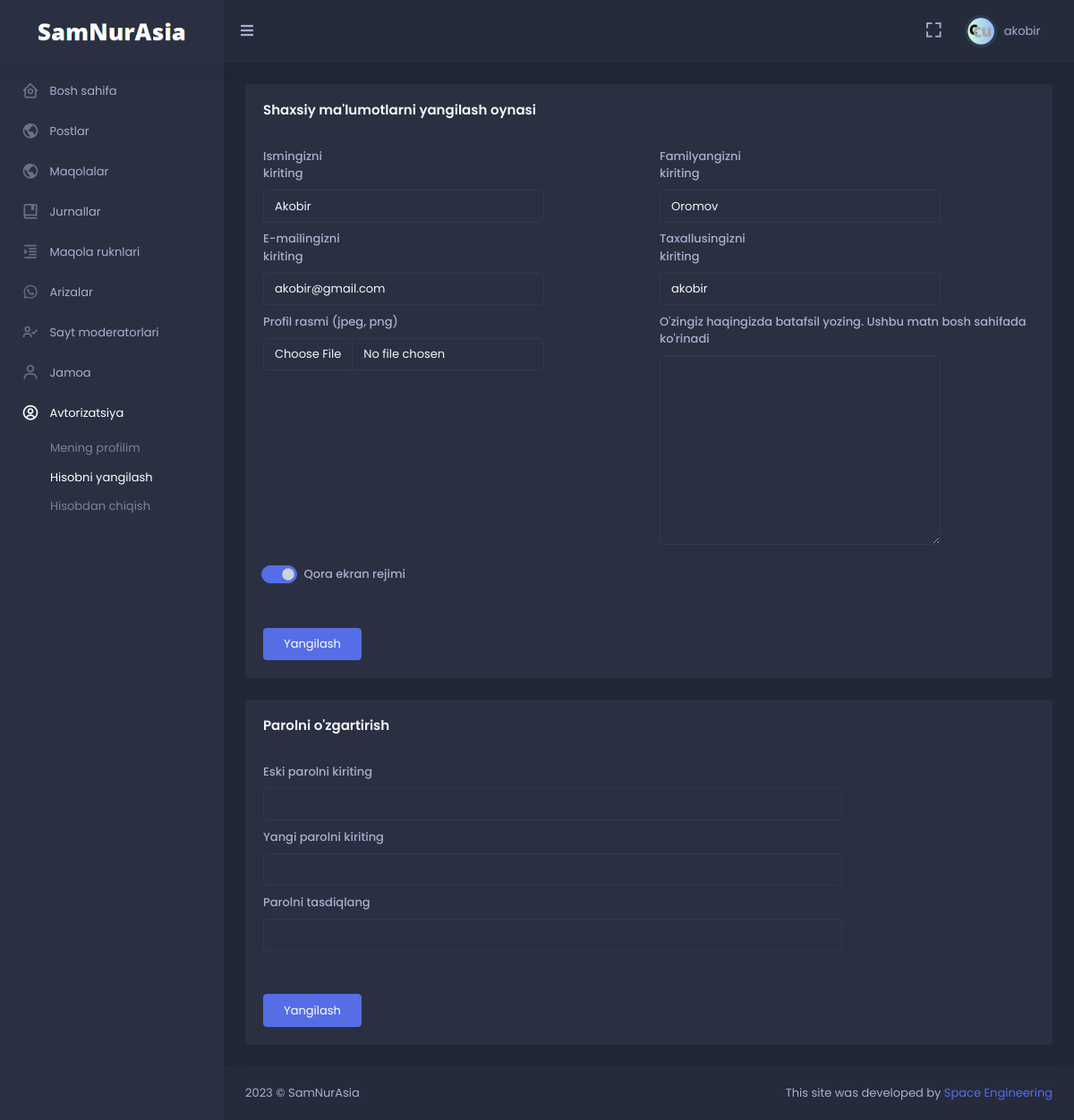
The page /moderator/profile/update (signed in) on the database its author committed.
### moderator/models.py (models this page shows, shortened)
class User(AbstractUser):
    image = models.ImageField(null=True, blank=True, upload_to='images/avatar')
    dark_mode = models.BooleanField(default=False)
    class Meta:
        verbose_name = 'User'
        verbose_name_plural = '1. Userlar'

### moderator/decorator.py (the view)
    def wrapper_func(request, *args, **kwargs):
        if Moderator.get_moderator_or_None(request=request) is not None:
            return func(request, *args, **kwargs)
        else:
            raise Http404()

### moderator/decorator.py (called while the page is built)
def moderator_only(func):
    def wrapper_func(request, *args, **kwargs):
        if Moderator.get_moderator_or_None(request=request) is not None:
            return func(request, *args, **kwargs)
        else:
            raise Http404()
    return wrapper_func

### moderator/models.py (called while the page is built)
    def get_moderator_or_None(request: WSGIRequest):
        if not request.user.is_authenticated:
            return None
        user = request.user
        if not (user.is_active and user.is_staff):
            return None
        try:
            moderator = Moderator.objects.get(user_id=user.pk)
            return moderator
        except:
            return None

### moderator/views.py (called while the page is built, shortened)
@login_required(login_url='login')
@moderator_only
def profile_update(request: WSGIRequest):
    moderator = get_object_or_404(Moderator, user_id=request.user.pk)
    return render(request, 'moderator/profile_update.html', {})

### templates/moderator/profile_update.html (shortened to what this page needs)
{% extends 'moderator/base.html' %}
{% block content %}
<div class="row">
    <div class="col-xl-12">
        <div class="card">
            <div class="card-body">
                <h4 class="card-title mb-4"> Shaxsiy ma'lumotlarni yangilash oynasi </h4>
                <form class="row" method="POST" enctype="multipart/form-data"> {% csrf_token %}
                    <div class="col-md-6">
                        <label for="horizontal-firstname-input" class="col-sm-3 col-form-label">Ismingizni kiriting </label>
                        <div class="col-sm-9">
                          <input name="first_name" type="text" class="form-control" id="horizontal-firstname-input" placeholder="" required value="{{user.first_name}}">
                        </div>
                    </div>
                    <div class="col-md-6">
                        <label for="horizontal-password-input" class="col-sm-3 col-form-label">Familyangizni kiriting</label>
                        <div class="col-sm-9">
                          <input name="last_name" type="text" class="form-control" id="horizontal-last_name-input" placeholder="" required value="{{user.last_name}}">
                        </div>
                    </div>
                    <div class="col-md-6">
                        <label for="horizontal-email-input" class="col-sm-3 col-form-label">E-mailingizni kiriting</label>
                        <div class="col-sm-9">
                            <input name="email" type="email" class="form-control" id="horizontal-email-input" placeholder="" required value="{{user.email}}">
                        </div>
                    </div>
                    <div class="col-md-6">
                        <label for="horizontal-username-input" class="col-sm-3 col-form-label">Taxallusingizni kiriting </label>
                        <div class="col-sm-9">
                          <input name="username" type="text" class="form-control" id="horizontal-username-input" placeholder="" required value="{{user.username}}">
                        </div>
                    </div>
                    <div class="col-md-6">
                        <label for="horizontal-image-input" class="col-sm-3 col-form-label" style="width: 100%;"> Profil rasmi (jpeg, png)  </label>
                        <div class="col-sm-9">
                            <input type="file" class="form-control" id="inputGroupFile02" accept="image/png, image/jpeg" name="image">
                        </div>
                    </div>
                    <div class="col-md-6">
                        <label for="horizontal-description-input" class="col-sm-3 col-form-label" style="width: 100%;"> O'zingiz haqingizda batafsil yozing. Ushbu matn bosh sahifada ko'rinadi </label>
                        <div class="col-sm-9">
                            <textarea name="description" id="description" class="form-control" rows="10"></textarea>
                        </div>
                    </div>
                    <div class="col-10 form-check form-switch form-switch-md" style="padding-top: 20px;left: 10px;">
                        <input class="form-check-input" name="dark_mode" type="checkbox" id="SwitchCheckSizemd" {% if user.dark_mode == True %} checked {% endif %}>
                        <label class="form-check-label" for="SwitchCheckSizemd"> Qora ekran rejimi </label>
                    </div>
                    <div class="col-12">
                        <div class="mt-5">
                            <button type="submit" class="btn btn-primary w-md">Yangilash</button>
                        </div>
                    </div>
                </form>
            </div>
        </div>
    </div>
    <div class="col-xl-12">
        <div class="card">
            <div class="card-body">
                <h4 class="card-title mb-4"> Parolni o'zgartirish </h4>
                <form class="row" method="POST"> {% csrf_token %}
                    <div class="col-12">
                        <label for="old_password" class="col-sm-3 col-form-label"> Eski parolni kiriting </label>
                        <div class="col-sm-9">
                          <input type="text" class="form-control" name="old_password" id="old_password" placeholder="" required>
                        </div>
                    </div>
                    <div class="col-12">
                        <label for="new_password" class="col-sm-3 col-form-label"> Yangi parolni kiriting </label>
                        <div class="col-sm-9">
                          <input type="text" class="form-control" name="new_password" id="new_password" placeholder="" required>
                        </div>
                    </div>
                    <div class="col-12">
                        <label for="new_password_again" class="col-sm-3 col-form-label"> Parolni tasdiqlang </label>
                        <div class="col-sm-9">
                            <input type="text" class="form-control" name="new_password_again" id="new_password_again" placeholder="" required>
                        </div>
                    </div>
                    <div class="col-12">
                        <div class="mt-5">
                            <button type="submit" class="btn btn-primary w-md">Yangilash</button>
                        </div>
                    </div>
                </form>
            </div>
        </div>
    </div>
</div>
{% endblock %}

### templates/moderator/base.html (shortened to what this page needs)
<!doctype html> {% load static %}
<html lang="en">
<head>
    <link href="{% static 'skote/assets/css/bootstrap.min.css' %}" id="bootstrap-style" rel="stylesheet"
        type="text/css" />
    <link href="{% static 'skote/assets/css/icons.min.css' %}" rel="stylesheet" type="text/css" />
    <link href="{% static 'skote/assets/css/app.min.css' %}" id="app-style" rel="stylesheet" type="text/css" />
</head>
{% if user.dark_mode == True %}
<body data-sidebar="dark" data-layout-mode="dark">
    {% else %}
<body data-sidebar="light" data-layout-mode="light">
        {% endif %}
        <div id="layout-wrapper">
            <header id="page-topbar">
                <div class="navbar-header">
                    <div class="d-flex">
                        <div class="navbar-brand-box">
                            <a href="#" class="logo logo-light" style="pointer-events: none;">
                                <span class="logo-lg">
                                    <img src="{% static 'image/dark.png' %}" alt="" height="22">
                                </span>
                            </a>
                        </div>
                        <button type="button" class="btn btn-sm px-3 font-size-16 header-item waves-effect"
                            id="vertical-menu-btn">
                            <i class="fa fa-fw fa-bars"></i>
                        </button>
                    </div>
                    <div class="d-flex">
                        <div class="dropdown d-none d-lg-inline-block ms-1">
                            <button type="button" class="btn header-item noti-icon waves-effect"
                                data-bs-toggle="fullscreen">
                                <i class="bx bx-fullscreen"></i>
                            </button>
                        </div>
                        <div class="dropdown d-inline-block">
                            <button type="button" class="btn header-item waves-effect" id="page-header-user-dropdown"
                                data-bs-toggle="dropdown" aria-haspopup="true" aria-expanded="false">
                                <img class="rounded-circle header-profile-user"
                                    src="{% if user.image %}{{user.image.url}}{% else %}{% static 'skote/assets/images/users/avatar_default.png' %}{% endif %}"
                                    alt="Header Avatar">
                                <span class="d-none d-xl-inline-block ms-1" key="t-henry">{{ user.username }}</span>
                                <i class="mdi mdi-chevron-down d-none d-xl-inline-block"></i>
                            </button>
                        </div>
                    </div>
                </div>
            </header>
            <div class="vertical-menu">
                <div data-simplebar class="h-100">
                    <div id="sidebar-menu">
                        <ul class="metismenu list-unstyled" id="side-menu">
                            <li>
                                <a href="{% url 'dashboard' %}" >
                                    <i class="bx bx-home-circle"></i>
                                    <span key="t-dashboards"> Bosh sahifa </span>
                                </a>
                            </li>
                            <li>
                                <a href="{% url 'all_posts' %}">
                                    <i class="bx bx-world"></i>
                                    <span key="t-dashboards"> Postlar </span>
                                </a>
                            </li>
                            <li>
                                <a href="{% url 'all_article' %}">
                                    <i class="bx bx-world"></i>
                                    <span key="t-dashboards"> Maqolalar </span>
                                </a>
                            </li>
                            <li>
                                <a href="{% url 'journal_all' %}">
                                    <i class="bx bx-book-bookmark"></i>
                                    <span key="t-dashboards"> Jurnallar </span>
                                </a>
                            </li>
                            <li>
                                <a href="{% url 'article_col_all' %}" class="waves-effect">
                                    <i class="bx bx-right-indent"></i>
                                    <span key="t-chat"> Maqola ruknlari </span>
                                </a>
                            </li>
                            <li>
                                <a href="{% url 'petition_all' %}" class="waves-effect">
                                    <i class="bx bxl-whatsapp"></i>
                                    <span key="t-file-manager">Arizalar</span>
                                </a>
                            </li>
                            <li>
                                <a href="{% url 'moderator_all' %}" class="waves-effect">
                                    <i class="bx bx-user-check"></i>
                                    <span key="t-file-manager">Sayt moderatorlari</span>
                                </a>
                            </li>
                            <li>
                                <a href="{% url 'team_all' %}" class="waves-effect">
                                    <i class="bx bx-user"></i>
                                    <span key="t-file-manager"> Jamoa </span>
                                </a>
                            </li>
                            <li>
                                <a href="#" class="has-arrow waves-effect">
                                    <i class="bx bx-user-circle"></i>
                                    <span key="t-ecommerce">Avtorizatsiya</span>
                                </a>
                                <ul class="sub-menu" aria-expanded="false">
                                    <li><a href="{% url 'profile_view' %}" key="t-products">Mening profilim</a></li>
                                    <li><a href="{% url 'profile_update' %}" key="t-orders">Hisobni yangilash</a></li>
                                    <li><a href="{% url 'logout' %}" key="t-customers">Hisobdan chiqish</a></li>
                                </ul>
                            </li>
                        </ul>
                    </div>
                </div>
            </div>
            <div class="main-content">
                <div class="page-content">
                    <div class="container-fluid">
                        {% block content %}{% endblock %}
                    </div>
                </div>
                <footer class="footer">
                    <div class="container-fluid">
                        <div class="row">
                            <div class="col-sm-6">
                                <script>document.write(new Date().getFullYear())</script> © SamNurAsia
                            </div>
                            <div class="col-sm-6">
                                <div class="text-sm-end d-none d-sm-block">
                                    This site was developed by <a href="#">Space Engineering</a>
                                </div>
                            </div>
                        </div>
                    </div>
                </footer>
            </div>
        </div>
    </body>
</html>

### rows shown on the page
User: image (picture), username "akobir", first_name "Akobir", last_name "Oromov", email "akobir@gmail.com", dark_mode "☑"
